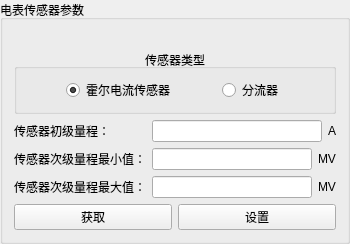
                      <widget class="QGroupBox" name="groupBox_12">
                       <property name="minimumSize">
                        <size>
                         <width>300</width>
                         <height>0</height>
                        </size>
                       </property>
                       <property name="maximumSize">
                        <size>
                         <width>16777215</width>
                         <height>16777215</height>
                        </size>
                       </property>
                       <property name="title">
                        <string>电表传感器参数</string>
                       </property>
                       <layout class="QVBoxLayout" name="verticalLayout_23">
                        <property name="topMargin">
                         <number>9</number>
                        </property>
                        <item>
                         <spacer name="verticalSpacer_11">
                          <property name="orientation">
                           <enum>Qt::Vertical</enum>
                          </property>
                          <property name="sizeType">
                           <enum>QSizePolicy::Fixed</enum>
                          </property>
                          <property name="sizeHint" stdset="0">
                           <size>
                            <width>20</width>
                            <height>20</height>
                           </size>
                          </property>
                         </spacer>
                        </item>
                        <item>
                         <widget class="QGroupBox" name="groupBox_33">
                          <property name="maximumSize">
                           <size>
                            <width>16777215</width>
                            <height>80</height>
                           </size>
                          </property>
                          <property name="title">
                           <string>传感器类型</string>
                          </property>
                          <property name="alignment">
                           <set>Qt::AlignCenter</set>
                          </property>
                          <layout class="QHBoxLayout" name="horizontalLayout_79">
                           <item>
                            <layout class="QHBoxLayout" name="horizontalLayout_44">
                             <item>
                              <spacer name="horizontalSpacer_33">
                               <property name="orientation">
                                <enum>Qt::Horizontal</enum>
                               </property>
                               <property name="sizeHint" stdset="0">
                                <size>
                                 <width>40</width>
                                 <height>20</height>
                                </size>
                               </property>
                              </spacer>
                             </item>
                             <item>
                              <widget class="QRadioButton" name="radioButton_20">
                               <property name="text">
                                <string>霍尔电流传感器</string>
                               </property>
                               <property name="checked">
                                <bool>true</bool>
                               </property>
                              </widget>
                             </item>
                             <item>
                              <spacer name="horizontalSpacer_21">
                               <property name="orientation">
                                <enum>Qt::Horizontal</enum>
                               </property>
                               <property name="sizeHint" stdset="0">
                                <size>
                                 <width>40</width>
                                 <height>20</height>
                                </size>
                               </property>
                              </spacer>
                             </item>
                             <item>
                              <widget class="QRadioButton" name="radioButton_21">
                               <property name="text">
                                <string>分流器</string>
                               </property>
                              </widget>
                             </item>
                             <item>
                              <spacer name="horizontalSpacer_34">
                               <property name="orientation">
                                <enum>Qt::Horizontal</enum>
                               </property>
                               <property name="sizeHint" stdset="0">
                                <size>
                                 <width>40</width>
                                 <height>20</height>
                                </size>
                               </property>
                              </spacer>
                             </item>
                            </layout>
                           </item>
                          </layout>
                         </widget>
                        </item>
                        <item>
                         <layout class="QHBoxLayout" name="horizontalLayout_47">
                          <item>
                           <widget class="QLabel" name="label_62">
                            <property name="minimumSize">
                             <size>
                              <width>132</width>
                              <height>0</height>
                             </size>
                            </property>
                            <property name="text">
                             <string>传感器初级量程：</string>
                            </property>
                           </widget>
                          </item>
                          <item>
                           <widget class="QLineEdit" name="lineEdit"/>
                          </item>
                          <item>
                           <widget class="QLabel" name="label_67">
                            <property name="text">
                             <string>A</string>
                            </property>
                            <property name="alignment">
                             <set>Qt::AlignCenter</set>
                            </property>
                           </widget>
                          </item>
                         </layout>
                        </item>
                        <item>
                         <layout class="QHBoxLayout" name="horizontalLayout_48">
                          <item>
                           <widget class="QLabel" name="label_66">
                            <property name="text">
                             <string>传感器次级量程最小值：</string>
                            </property>
                           </widget>
                          </item>
                          <item>
                           <widget class="QLineEdit" name="lineEdit_2"/>
                          </item>
                          <item>
                           <widget class="QLabel" name="label_68">
                            <property name="text">
                             <string>MV</string>
                            </property>
                            <property name="alignment">
                             <set>Qt::AlignCenter</set>
                            </property>
                           </widget>
                          </item>
                         </layout>
                        </item>
                        <item>
                         <layout class="QHBoxLayout" name="horizontalLayout_50">
                          <item>
                           <widget class="QLabel" name="label_70">
                            <property name="text">
                             <string>传感器次级量程最大值：</string>
                            </property>
                           </widget>
                          </item>
                          <item>
                           <widget class="QLineEdit" name="lineEdit_3"/>
                          </item>
                          <item>
                           <widget class="QLabel" name="label_73">
                            <property name="text">
                             <string>MV</string>
                            </property>
                            <property name="alignment">
                             <set>Qt::AlignCenter</set>
                            </property>
                           </widget>
                          </item>
                         </layout>
                        </item>
                        <item>
                         <layout class="QHBoxLayout" name="horizontalLayout_62">
                          <item>
                           <widget class="QPushButton" name="pushButton_21">
                            <property name="text">
                             <string>获取</string>
                            </property>
                           </widget>
                          </item>
                          <item>
                           <widget class="QPushButton" name="pushButton_22">
                            <property name="text">
                             <string>设置</string>
                            </property>
                           </widget>
                          </item>
                         </layout>
                        </item>
                       </layout>
                      </widget>
